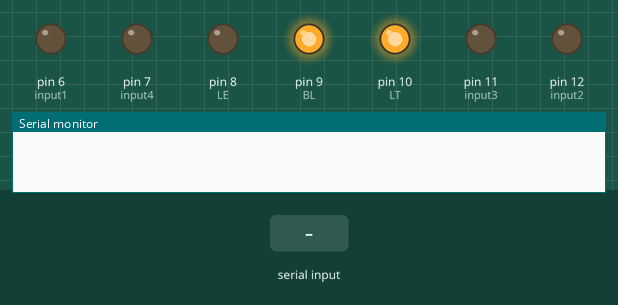
Recording of a sketch running on a simulated Arduino Uno, built with avr-gcc and run on an emulated ATmega328P. Shown: output pins drawn as LEDs (lit = HIGH), the last lines printed to the serial monitor. Inputs (shaded band) come from the test bench.

Above: at 1.2 s.
1.3 s: "90,45\n" received over Serial
At 2.1 s:
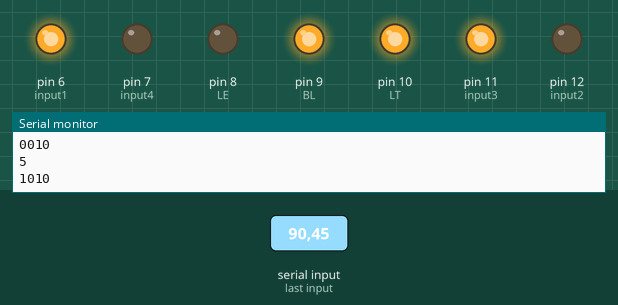
3.2 s: "30,150\n" received over Serial
At 3.35 s:
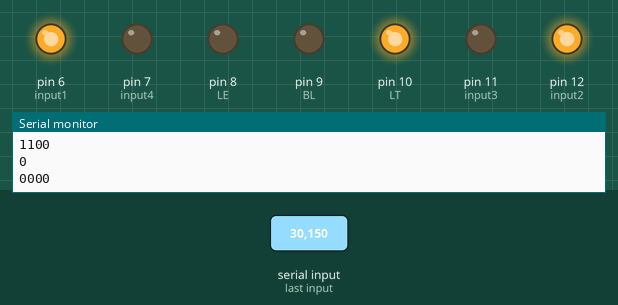
6.2 s: "200\n" received over Serial
At 6.35 s:
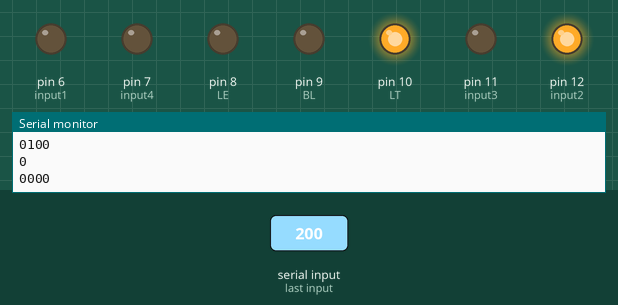
7.9 s: "5\n" received over Serial
At 9.2 s:
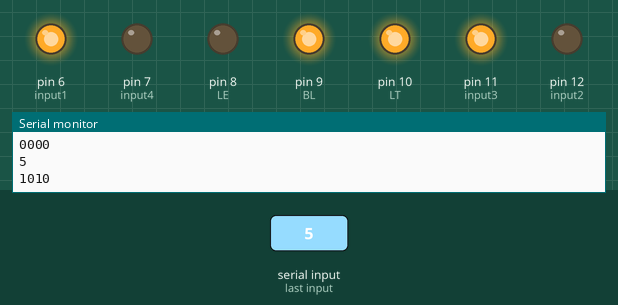
9.5 s: "90\n" received over Serial
At 9.65 s:
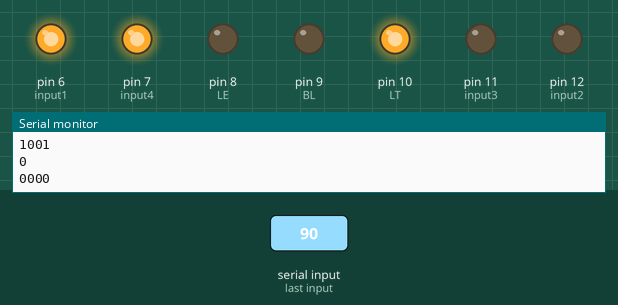
Timing chart, 0 to 12.2 s (numbered marks = the images above; inputs shaded):
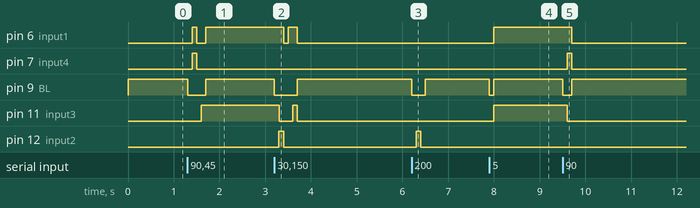

Measured:
- after the input at 1.3 s, pin 6 (input1): LOW → HIGH after 0.10 s, → LOW 0.10 s later, → HIGH 0.20 s later; pin 7 (input4): LOW → HIGH after 0.10 s, → LOW 0.10 s later; pin 9 (BL): HIGH → LOW at once, → HIGH 0.40 s later; pin 11 (input3): LOW → HIGH after 0.30 s
- after the input at 3.2 s, pin 6 (input1): HIGH → LOW after 0.20 s, → HIGH 0.10 s later, → LOW 0.20 s later; pin 9 (BL): HIGH → LOW at once, → HIGH 0.50 s later; pin 11 (input3): HIGH → LOW after 0.10 s, → HIGH 0.30 s later, → LOW 0.10 s later; pin 12 (input2): LOW → HIGH after 0.10 s, → LOW 0.10 s later
- after the input at 6.2 s, pin 9 (BL): HIGH → LOW at once, → HIGH 0.30 s later; pin 12 (input2): LOW → HIGH after 0.10 s, → LOW 0.10 s later
- after the input at 7.9 s, pin 6 (input1), pin 11 (input3): LOW → HIGH after 0.10 s; pin 9 (BL): HIGH → LOW at once, → HIGH 0.10 s later
- after the input at 9.5 s, pin 6 (input1): HIGH → LOW after 0.20 s; pin 7 (input4): LOW → HIGH after 0.10 s, → LOW 0.10 s later; pin 9 (BL): HIGH → LOW at once, → HIGH 0.20 s later; pin 11 (input3): HIGH → LOW after 0.10 s

The sketch:

7_Segment_Display.ino
```cpp
int input1=6;
int input2=12;
int input3=11;
int input4=7;
int BL=9;
int LE=8;
int LT=10;


void setup()
{
  Serial.begin(9600);
  pinMode(input1, OUTPUT);
  pinMode(input2, OUTPUT);
  pinMode(input3, OUTPUT);
  pinMode(input4, OUTPUT);
  pinMode(BL, OUTPUT);
  pinMode(LE, OUTPUT);
  pinMode(LT, OUTPUT);

  digitalWrite(LT, HIGH);
  digitalWrite(BL, HIGH);
  digitalWrite(LE, LOW);
  /*
  digitalWrite(input1,bool(1));
  digitalWrite(input2,bool(1));
  digitalWrite(input3,bool(1));
  digitalWrite(input4,bool(0));
  */


}

int income=0;
void loop()
{
  if(Serial.available()>0){

      income = int(Serial.read()-'0');

      if(income >= 0 && income <=9){
            Serial.println(income);
            Serial.print(income&1);
            Serial.print((income>>1)&1);
            Serial.print((income>>2)&1);
            Serial.println((income>>3)&1);
          digitalWrite(BL, LOW);
            delay(100);
            digitalWrite(BL, HIGH);
            digitalWrite(LE, LOW);

            digitalWrite(input1,bool(income&1));
        digitalWrite(input2,bool((income>>1)&1));
        digitalWrite(input3,bool((income>>2)&1));
        digitalWrite(input4,bool((income>>3)&1));

      }
  }

}
```
